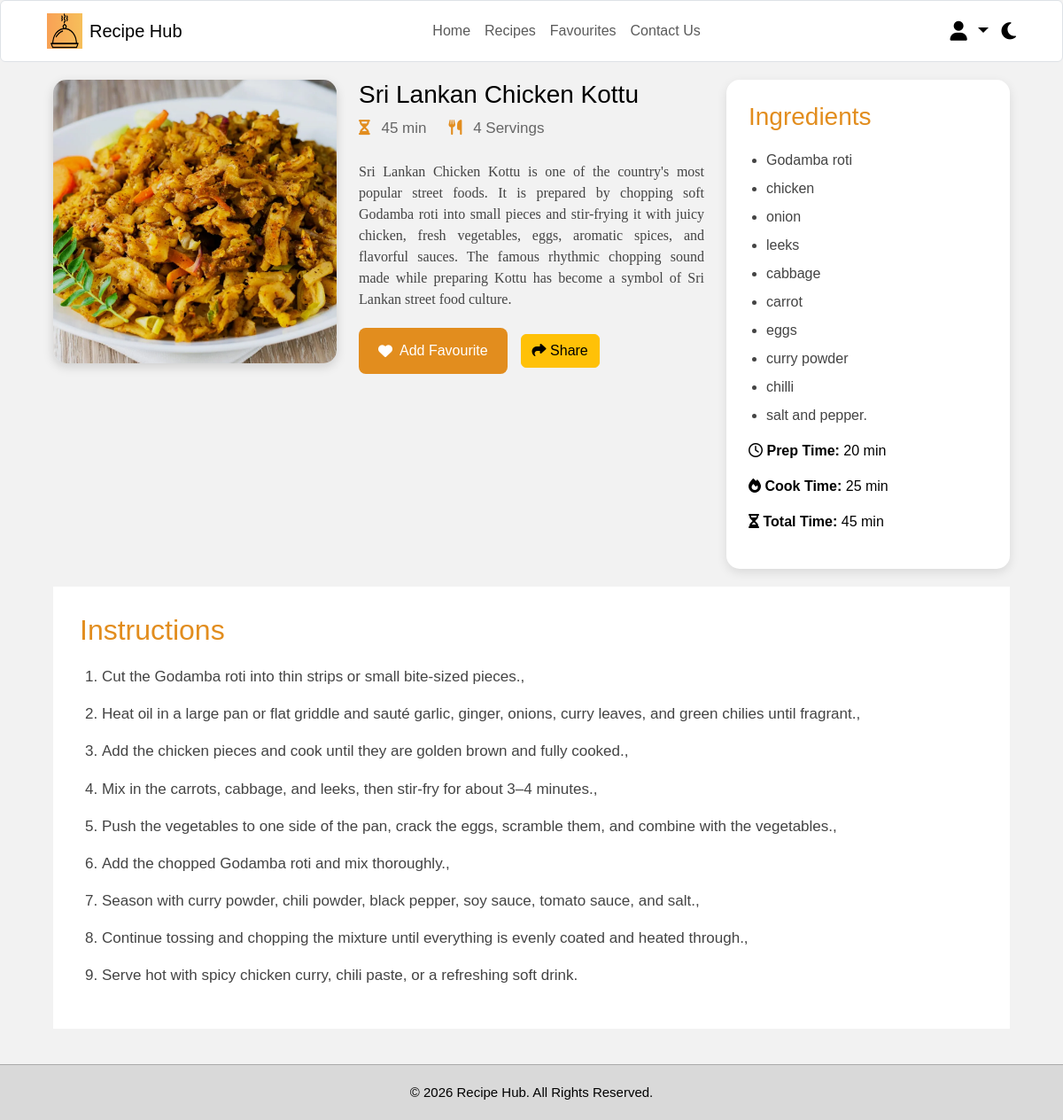
/Recipe-Details.php?recipe=kottu (signed in), run on an earlier commit of the app's database.
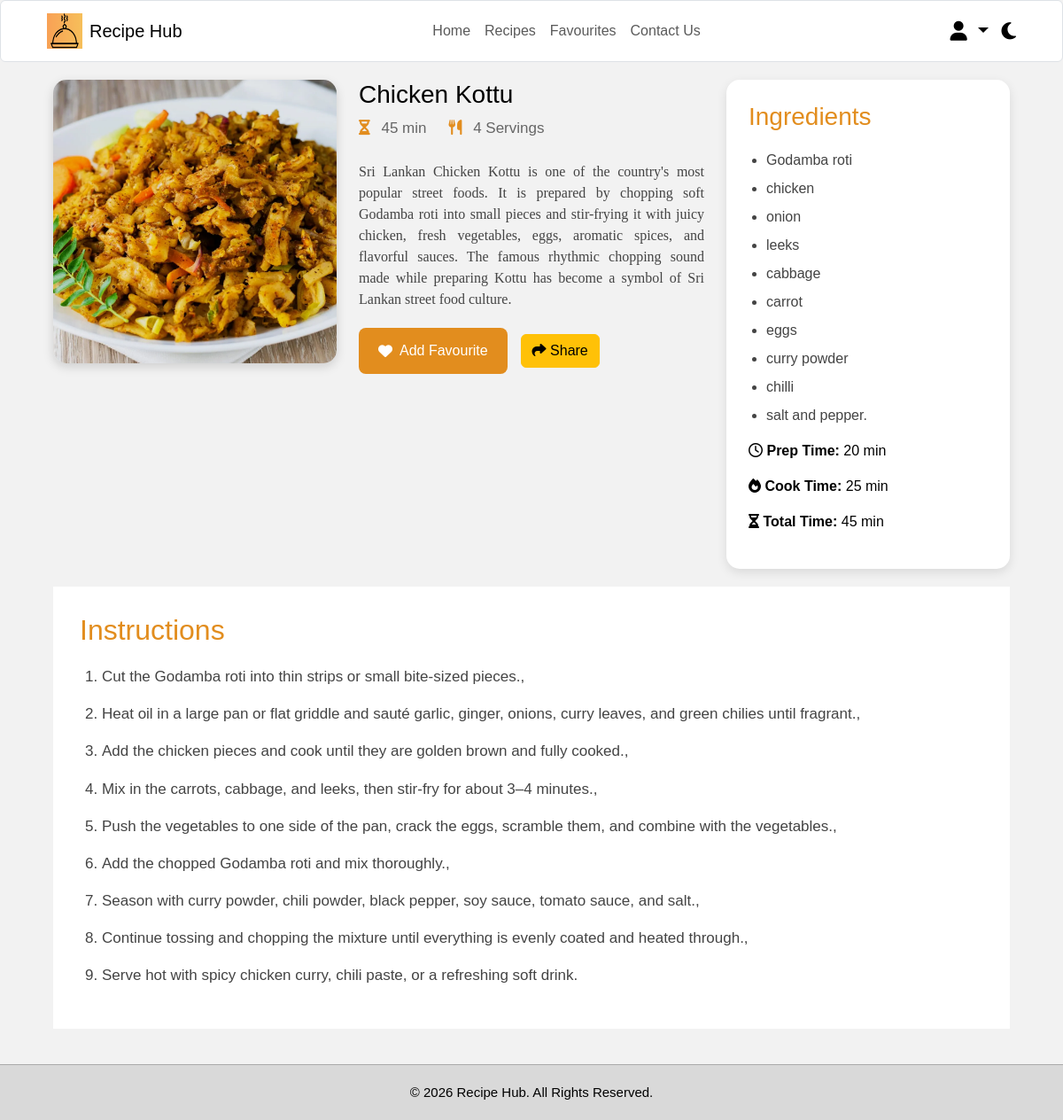
And on a later commit of the database.
### tables this page shows
CREATE TABLE `recipes` (
  `id` int(11) NOT NULL,
  `recipe_key` varchar(100) DEFAULT NULL,
  `title` varchar(255) NOT NULL,
  `description` text DEFAULT NULL,
  `image` varchar(255) DEFAULT NULL,
  `ingredients` text NOT NULL,
  `instructions` text NOT NULL,
  `prep_time` varchar(50) DEFAULT NULL,
  `cook_time` varchar(50) DEFAULT NULL,
  `total_time` varchar(50) DEFAULT NULL,
  `servings` varchar(50) DEFAULT NULL,
  `user_id` int(11) DEFAULT NULL
);

### Recipe-Details.php (the view, shortened to what the changed rows need)
<?php
include "includes/db.php";
$recipeKey = isset($_GET["recipe"]) ? trim($_GET["recipe"]) : "";
$sql = "SELECT id, recipe_key, title, description, image,
               ingredients, instructions,
               prep_time, cook_time, total_time, servings
        FROM recipes
        WHERE recipe_key = ?";
$stmt = $conn->prepare($sql);
$stmt->execute([$recipeKey]);
$recipe = $stmt->fetch(PDO::FETCH_ASSOC);
$userId = $_SESSION["user_id"];
$sql = "SELECT id
        FROM favourites
        WHERE user_id = ?
        AND recipe_id = ?";
$stmt = $conn->prepare($sql);
$stmt->execute([
    $userId,
    $recipe["id"]
]);
$isFavourite = $stmt->fetch(PDO::FETCH_ASSOC);
?>
<!DOCTYPE html>
<html lang="en">
<head>
    <link
        rel="stylesheet"
        href="https://cdnjs.cloudflare.com/ajax/libs/font-awesome/6.5.0/css/all.min.css"
    >
    <link
        href="https://cdn.jsdelivr.net/npm/bootstrap@5.3.3/dist/css/bootstrap.min.css"
        rel="stylesheet"
    >
    <link rel="stylesheet" href="css/style.css">
</head>
<body>
<main>
    <section class="recipe-details">
        <div class="recipe-image">
            <img
                id="recipeImage"
                src="<?php echo htmlspecialchars($recipe["image"]); ?>"
                alt="<?php echo htmlspecialchars($recipe["title"]); ?>"
            >
        </div>
        <div class="recipe-content">
            <h3 id="recipeTitle">
                <?php echo htmlspecialchars($recipe["title"]); ?>
            </h3>
            <div class="recipe-meta">
                <span>
                    <i class="fa-solid fa-hourglass-half"></i>
                    <?php echo htmlspecialchars($recipe["total_time"]); ?>
                </span>
                <span>
                    <i class="fa-solid fa-utensils"></i>
                    <?php echo htmlspecialchars($recipe["servings"]); ?>
                </span>
            </div>
            <p id="recipeDescription">
                <?php echo htmlspecialchars($recipe["description"]); ?>
            </p>
            <div class="favourite-actions">
    <?php if ($isFavourite): ?>
        <form method="POST" action="Favourites.php">
            <input
                type="hidden"
                name="recipe_id"
                value="<?php echo $recipe["id"]; ?>"
            >
            <input
                type="hidden"
                name="action"
                value="remove"
            >
            <button
                type="submit"
                class="fav-btn"
            >
                <i class="fa-solid fa-heart-crack"></i>
                Remove Favourite
            </button>
        </form>
    <?php else: ?>
        <form method="POST" action="Favourites.php">
        </form>
    <?php endif; ?>
    <button
        id="shareRecipeBtn"
        class="btn btn-warning"
        type="button"
    >
    </button>
</div>
        </div>
        <aside class="ingredients-box">
            <h2>
                Ingredients
            </h2>
            <ul id="recipeIngredients">
            <?php
                $ingredients = preg_split('/\r\n|\r|\n|,/', $recipe["ingredients"]);
            foreach ($ingredients as $ingredient):
             $ingredient = trim($ingredient);
             if ($ingredient !== ""):
                ?>
        <li>
            <?php echo htmlspecialchars($ingredient); ?>
        </li>
    <?php
        endif;
    endforeach;
    ?>
</ul>
            <div class="recipe-info">
                <p>
                    <i class="fa-regular fa-clock"></i>
                    <strong>Prep Time:</strong>
                    <?php echo htmlspecialchars($recipe["prep_time"]); ?>
                </p>
                <p>
                    <i class="fa-solid fa-fire"></i>
                    <strong>Cook Time:</strong>
                    <?php echo htmlspecialchars($recipe["cook_time"]); ?>
                </p>
                <p>
                    <i class="fa-solid fa-hourglass-half"></i>
                    <strong>Total Time:</strong>
                    <?php echo htmlspecialchars($recipe["total_time"]); ?>
                </p>
            </div>
        </aside>
    </section>
    <section class="instructions">
        <h2>
            Instructions
        </h2>
        <ol id="recipeInstructions">
    <?php
    $instructions = preg_split(
        '/\r\n|\r|\n/',
        $recipe["instructions"]
    );
    foreach ($instructions as $instruction):
        $instruction = trim($instruction);
        if ($instruction !== ""):
    ?>
        <li>
            <?php echo htmlspecialchars($instruction); ?>
        </li>
    <?php
        endif;
    endforeach;
    ?>
</ol>
    </section>
</main>
</body>
</html>

What changed in the data, as far as the page shows it:
changed recipes "45 min": title "Sri Lankan Chicken Kottu" → "Chicken Kottu"
